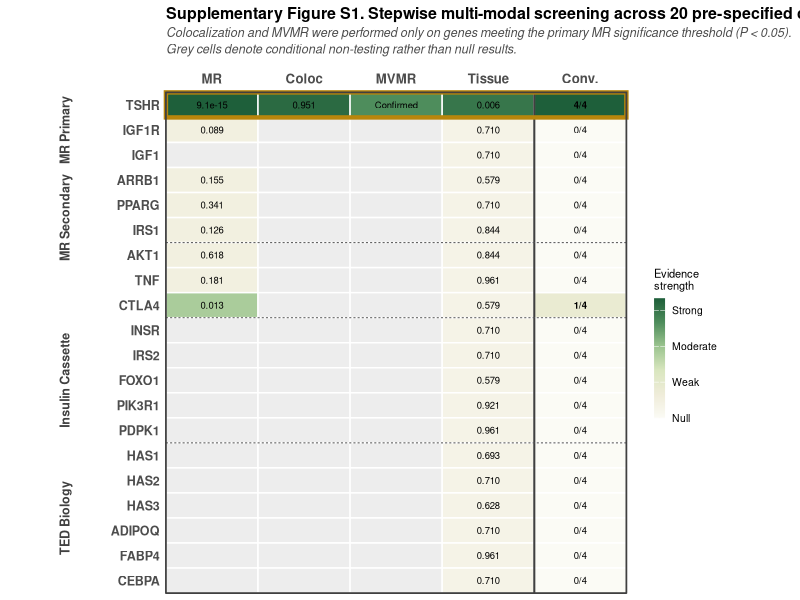
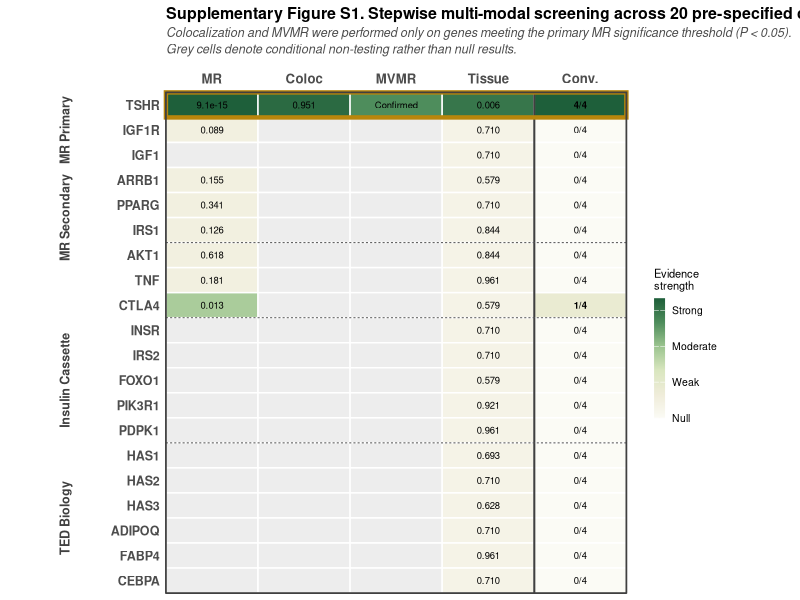
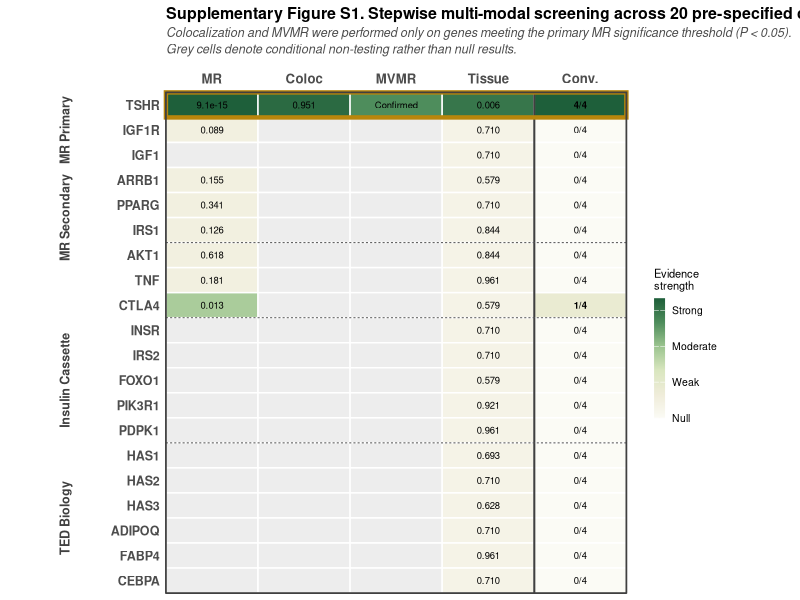

Recreate these plots in R, in order.
# =============================================================================
# TED-TRAP — Supplementary Figure S1 FINAL polish
# Fix 1: Subtitle wrapping to prevent truncation
# Fix 2: Gold border z-order over column separator
# =============================================================================

suppressPackageStartupMessages({
    library(ggplot2)
    library(dplyr)
    library(tidyr)
    library(scales)
    library(grid)
})

setwd("c:/ProjectTEDGWAS")
base_family <- "sans"

# ---- Load (same as before) ----
mr <- read.csv("TrackA_MR/results/02_mr_main.csv", stringsAsFactors = FALSE)
coloc <- read.csv("TrackA_MR/results/03_coloc_TSHR.csv", stringsAsFactors = FALSE)
tis <- read.csv("TrackA_MR/results/06b_candidate_deseq2_reanalysis.csv",
    stringsAsFactors = FALSE
)

gene_groups <- tibble::tribble(
    ~gene, ~group, ~group_order, ~gene_order,
    "TSHR", "MR Primary", 1, 1,
    "IGF1R", "MR Primary", 1, 2,
    "IGF1", "MR Primary", 1, 3,
    "ARRB1", "MR Secondary", 2, 4,
    "PPARG", "MR Secondary", 2, 5,
    "IRS1", "MR Secondary", 2, 6,
    "AKT1", "MR Secondary", 2, 7,
    "TNF", "MR Secondary", 2, 8,
    "CTLA4", "MR Secondary", 2, 9,
    "INSR", "Insulin Cassette", 3, 10,
    "IRS2", "Insulin Cassette", 3, 11,
    "FOXO1", "Insulin Cassette", 3, 12,
    "PIK3R1", "Insulin Cassette", 3, 13,
    "PDPK1", "Insulin Cassette", 3, 14,
    "HAS1", "TED Biology", 4, 15,
    "HAS2", "TED Biology", 4, 16,
    "HAS3", "TED Biology", 4, 17,
    "ADIPOQ", "TED Biology", 4, 18,
    "FABP4", "TED Biology", 4, 19,
    "CEBPA", "TED Biology", 4, 20
)

mr_primary <- mr %>%
    filter(
        outcome_role == "Primary",
        method %in% c("Inverse variance weighted", "Wald ratio")
    ) %>%
    transmute(gene, mr_pval = pval)

coloc_val <- coloc %>%
    filter(Outcome == "GD_Primary_BBJ") %>%
    pull(PP_H4)

mat <- gene_groups %>%
    left_join(mr_primary, by = "gene") %>%
    left_join(tis %>% transmute(gene, tis_padj = padj_candidate_raw), by = "gene") %>%
    mutate(
        coloc_PPH4 = ifelse(gene == "TSHR", coloc_val, NA_real_),
        mvmr_flag = ifelse(gene == "TSHR", 1, NA_real_),
        ev_mr = ifelse(!is.na(mr_pval) & mr_pval < 0.05, 1, 0),
        ev_coloc = ifelse(!is.na(coloc_PPH4) & coloc_PPH4 > 0.8, 1, 0),
        ev_mvmr = ifelse(gene == "TSHR", 1, 0),
        ev_tis = ifelse(!is.na(tis_padj) & tis_padj < 0.05, 1, 0),
        conv_score = ev_mr + ev_coloc + ev_mvmr + ev_tis
    )

long <- mat %>%
    transmute(
        gene, group, gene_order,
        `MR` = case_when(
            is.na(mr_pval) ~ NA_real_, mr_pval < 1e-10 ~ 1.0,
            mr_pval < 0.001 ~ 0.85, mr_pval < 0.05 ~ 0.55, TRUE ~ 0.15
        ),
        `Coloc` = case_when(
            is.na(coloc_PPH4) ~ NA_real_, coloc_PPH4 > 0.9 ~ 0.95,
            coloc_PPH4 > 0.8 ~ 0.75, TRUE ~ 0.3
        ),
        `MVMR` = case_when(is.na(mvmr_flag) ~ NA_real_, TRUE ~ 0.8),
        `Tissue` = case_when(
            is.na(tis_padj) ~ NA_real_, tis_padj < 0.01 ~ 0.9,
            tis_padj < 0.05 ~ 0.6, tis_padj < 0.1 ~ 0.3, TRUE ~ 0.1
        ),
        `Conv.` = conv_score / 4
    ) %>%
    pivot_longer(
        cols = c(MR, Coloc, MVMR, Tissue, `Conv.`),
        names_to = "evidence", values_to = "score"
    ) %>%
    mutate(evidence = factor(evidence, levels = c("MR", "Coloc", "MVMR", "Tissue", "Conv.")))

long <- long %>%
    left_join(mat %>% select(gene, mr_pval, coloc_PPH4, tis_padj, conv_score),
        by = "gene"
    ) %>%
    mutate(label = case_when(
        evidence == "MR" & !is.na(mr_pval) & mr_pval < 0.001 ~ formatC(mr_pval, format = "e", digits = 1),
        evidence == "MR" & !is.na(mr_pval) ~ sprintf("%.3f", mr_pval),
        evidence == "Coloc" & !is.na(coloc_PPH4) ~ sprintf("%.3f", coloc_PPH4),
        evidence == "MVMR" & !is.na(score) ~ "Confirmed",
        evidence == "Tissue" & !is.na(tis_padj) & tis_padj < 0.001 ~ formatC(tis_padj, format = "e", digits = 1),
        evidence == "Tissue" & !is.na(tis_padj) ~ sprintf("%.3f", tis_padj),
        evidence == "Conv." ~ paste0(conv_score, "/4"),
        TRUE ~ ""
    ))

long$gene <- factor(long$gene, levels = rev(gene_groups$gene))
long$face <- case_when(
    long$evidence == "Conv." & long$conv_score >= 1 ~ "bold",
    TRUE ~ "plain"
)

# =============================================================================
# PATCH: Subtitle wrapped to 2 lines
# =============================================================================
subtitle_text <- paste0(
    "Colocalization and MVMR were performed only on genes meeting the primary MR significance threshold (P < 0.05).\n",
    "Grey cells denote conditional non-testing rather than null results."
)

# =============================================================================
# Build plot with PATCHED layer order
# =============================================================================
suppS1 <- ggplot(long, aes(x = evidence, y = gene, fill = score)) +
    # Layer 1: tiles
    geom_tile(color = "white", linewidth = 0.5) +
    # Layer 2: text
    geom_text(aes(label = label, fontface = face), size = 2.4) +
    # Layer 3: column separator (BEFORE gold border)
    geom_vline(xintercept = 4.5, linewidth = 0.7, color = "grey25") +
    # Layer 4: group dashed separators
    geom_hline(
        yintercept = c(6.5, 11.5, 14.5), linewidth = 0.35,
        color = "grey35", linetype = "22"
    ) +
    # Layer 5: PATCH — Gold border LAST (on top of everything)
    annotate("rect",
        xmin = 0.5, xmax = 5.5, ymin = 19.5, ymax = 20.5,
        fill = NA, color = "#B8860B", linewidth = 1.5
    ) +
    scale_fill_gradientn(
        colors = c("#FBFBF5", "#EFECD9", "#D9E6BF", "#9BC48F", "#4E8D5C", "#1E5F3A"),
        values = scales::rescale(c(0, 0.2, 0.4, 0.6, 0.8, 1.0)),
        limits = c(0, 1),
        na.value = "#EDEDED",
        name = "Evidence\nstrength",
        breaks = c(0, 0.3, 0.6, 0.9),
        labels = c("Null", "Weak", "Moderate", "Strong"),
        guide = guide_colorbar(
            barwidth = 0.55, barheight = 6,
            title.theme = element_text(size = 8),
            label.theme = element_text(size = 7.5)
        )
    ) +
    scale_x_discrete(position = "top", expand = c(0, 0)) +
    scale_y_discrete(expand = c(0, 0)) +
    labs(
        x = NULL, y = NULL,
        title = "Supplementary Figure S1. Stepwise multi-modal screening across 20 pre-specified candidate genes",
        subtitle = subtitle_text
    ) + # PATCH: 2-line wrapped
    theme_minimal(base_size = 10, base_family = base_family) +
    theme(
        plot.title = element_text(face = "bold", size = 11.5, margin = margin(b = 3)),
        plot.subtitle = element_text(
            size = 9, face = "italic", color = "grey30",
            margin = margin(b = 10), lineheight = 1.1
        ),
        axis.text.x.top = element_text(face = "bold", size = 9.5, margin = margin(b = 4)),
        axis.text.y = element_text(face = "bold", size = 9),
        panel.grid = element_blank(),
        panel.border = element_rect(fill = NA, color = "grey25", linewidth = 0.6),
        legend.position = "right",
        legend.margin = margin(l = 10),
        plot.margin = margin(5, 60, 5, 80)
    )

# Group brackets
suppS1 <- suppS1 +
    annotation_custom(
        grob = grid::textGrob("MR Primary",
            rot = 90,
            gp = grid::gpar(fontsize = 9, fontface = "bold", col = "grey25")
        ),
        xmin = -0.6, xmax = -0.6, ymin = 19, ymax = 19
    ) +
    annotation_custom(
        grob = grid::textGrob("MR Secondary",
            rot = 90,
            gp = grid::gpar(fontsize = 9, fontface = "bold", col = "grey25")
        ),
        xmin = -0.6, xmax = -0.6, ymin = 15.5, ymax = 15.5
    ) +
    annotation_custom(
        grob = grid::textGrob("Insulin Cassette",
            rot = 90,
            gp = grid::gpar(fontsize = 9, fontface = "bold", col = "grey25")
        ),
        xmin = -0.6, xmax = -0.6, ymin = 9, ymax = 9
    ) +
    annotation_custom(
        grob = grid::textGrob("TED Biology",
            rot = 90,
            gp = grid::gpar(fontsize = 9, fontface = "bold", col = "grey25")
        ),
        xmin = -0.6, xmax = -0.6, ymin = 3.5, ymax = 3.5
    ) +
    coord_cartesian(clip = "off")

# =============================================================================
# Save — PATCH: width expanded 9.5 → 11 for subtitle full display
# =============================================================================
ggsave("TrackA_MR/figures/FigureS1_stepwise_screening.pdf", suppS1,
    width = 11, height = 11, device = cairo_pdf, bg = "white"
)
ggsave("TrackA_MR/figures/FigureS1_stepwise_screening.png", suppS1,
    width = 11, height = 11, dpi = 600, bg = "white"
)
ggsave("TrackA_MR/figures/FigureS1_stepwise_screening.tiff", suppS1,
    width = 11, height = 11, dpi = 600, compression = "lzw", bg = "white"
)

cat("\n✅ Supp S1 FINAL polish saved\n")
cat("   - Subtitle wrapped to 2 lines (no truncation)\n")
cat("   - Gold border z-order fixed (drawn on top of column separator)\n")
cat("   - Figure width: 9.5 → 11 inches\n")
